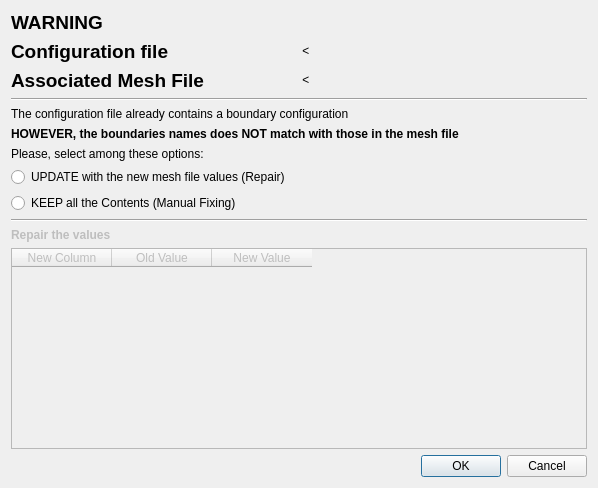
<?xml version="1.0" encoding="UTF-8"?>
<ui version="4.0">
 <class>WarningMultizoneDialog</class>
 <widget class="QDialog" name="WarningMultizoneDialog">
  <property name="geometry">
   <rect>
    <x>0</x>
    <y>0</y>
    <width>598</width>
    <height>488</height>
   </rect>
  </property>
  <property name="windowTitle">
   <string>Warning: Inconsistent Values</string>
  </property>
  <layout class="QVBoxLayout" name="verticalLayout_6">
   <item>
    <widget class="QLabel" name="label">
     <property name="sizePolicy">
      <sizepolicy hsizetype="Preferred" vsizetype="Fixed">
       <horstretch>0</horstretch>
       <verstretch>0</verstretch>
      </sizepolicy>
     </property>
     <property name="font">
      <font>
       <pointsize>14</pointsize>
       <weight>75</weight>
       <bold>true</bold>
      </font>
     </property>
     <property name="text">
      <string>WARNING</string>
     </property>
    </widget>
   </item>
   <item>
    <layout class="QVBoxLayout" name="verticalLayout_3">
     <item>
      <layout class="QHBoxLayout" name="horizontalLayout">
       <item>
        <widget class="QLabel" name="label_2">
         <property name="sizePolicy">
          <sizepolicy hsizetype="Preferred" vsizetype="Fixed">
           <horstretch>0</horstretch>
           <verstretch>0</verstretch>
          </sizepolicy>
         </property>
         <property name="font">
          <font>
           <pointsize>14</pointsize>
           <weight>75</weight>
           <bold>true</bold>
          </font>
         </property>
         <property name="text">
          <string>Configuration file</string>
         </property>
        </widget>
       </item>
       <item>
        <widget class="QLabel" name="configFileName">
         <property name="sizePolicy">
          <sizepolicy hsizetype="Preferred" vsizetype="Fixed">
           <horstretch>0</horstretch>
           <verstretch>0</verstretch>
          </sizepolicy>
         </property>
         <property name="font">
          <font>
           <italic>true</italic>
          </font>
         </property>
         <property name="text">
          <string>&lt;&lt;Name of the file</string>
         </property>
        </widget>
       </item>
      </layout>
     </item>
     <item>
      <layout class="QHBoxLayout" name="horizontalLayout_2">
       <item>
        <widget class="QLabel" name="label_5">
         <property name="sizePolicy">
          <sizepolicy hsizetype="Preferred" vsizetype="Fixed">
           <horstretch>0</horstretch>
           <verstretch>0</verstretch>
          </sizepolicy>
         </property>
         <property name="font">
          <font>
           <pointsize>14</pointsize>
           <weight>75</weight>
           <bold>true</bold>
          </font>
         </property>
         <property name="text">
          <string>Associated Mesh File</string>
         </property>
        </widget>
       </item>
       <item>
        <widget class="QLabel" name="meshFileName">
         <property name="sizePolicy">
          <sizepolicy hsizetype="Preferred" vsizetype="Fixed">
           <horstretch>0</horstretch>
           <verstretch>0</verstretch>
          </sizepolicy>
         </property>
         <property name="font">
          <font>
           <italic>true</italic>
          </font>
         </property>
         <property name="text">
          <string>&lt;&lt;Name of the file</string>
         </property>
        </widget>
       </item>
      </layout>
     </item>
    </layout>
   </item>
   <item>
    <widget class="Line" name="line">
     <property name="orientation">
      <enum>Qt::Horizontal</enum>
     </property>
    </widget>
   </item>
   <item>
    <layout class="QVBoxLayout" name="verticalLayout_4">
     <item>
      <layout class="QVBoxLayout" name="verticalLayout">
       <item>
        <widget class="QLabel" name="label_4">
         <property name="sizePolicy">
          <sizepolicy hsizetype="Preferred" vsizetype="Fixed">
           <horstretch>0</horstretch>
           <verstretch>0</verstretch>
          </sizepolicy>
         </property>
         <property name="text">
          <string>The configuration file already contains a boundary configuration</string>
         </property>
        </widget>
       </item>
       <item>
        <widget class="QLabel" name="label_7">
         <property name="sizePolicy">
          <sizepolicy hsizetype="Preferred" vsizetype="Fixed">
           <horstretch>0</horstretch>
           <verstretch>0</verstretch>
          </sizepolicy>
         </property>
         <property name="font">
          <font>
           <weight>75</weight>
           <bold>true</bold>
          </font>
         </property>
         <property name="text">
          <string>HOWEVER, the boundaries names does NOT match with those in the mesh file</string>
         </property>
        </widget>
       </item>
      </layout>
     </item>
     <item>
      <layout class="QVBoxLayout" name="verticalLayout_2">
       <item>
        <widget class="QLabel" name="label_8">
         <property name="sizePolicy">
          <sizepolicy hsizetype="Preferred" vsizetype="Fixed">
           <horstretch>0</horstretch>
           <verstretch>0</verstretch>
          </sizepolicy>
         </property>
         <property name="text">
          <string>Please, select among these options:</string>
         </property>
        </widget>
       </item>
       <item>
        <widget class="QRadioButton" name="updateRadioButton">
         <property name="text">
          <string>UPDATE with the new mesh file values (Repair)</string>
         </property>
        </widget>
       </item>
       <item>
        <widget class="QRadioButton" name="keepRadioButton">
         <property name="text">
          <string>KEEP all the Contents (Manual Fixing)</string>
         </property>
        </widget>
       </item>
      </layout>
     </item>
    </layout>
   </item>
   <item>
    <widget class="Line" name="line_3">
     <property name="orientation">
      <enum>Qt::Horizontal</enum>
     </property>
    </widget>
   </item>
   <item>
    <layout class="QVBoxLayout" name="verticalLayout_5">
     <item>
      <widget class="QLabel" name="repairLabel">
       <property name="enabled">
        <bool>false</bool>
       </property>
       <property name="font">
        <font>
         <weight>75</weight>
         <bold>true</bold>
        </font>
       </property>
       <property name="text">
        <string>Repair the values</string>
       </property>
      </widget>
     </item>
     <item>
      <widget class="QTableWidget" name="repairMeshValuesTable">
       <property name="enabled">
        <bool>false</bool>
       </property>
       <column>
        <property name="text">
         <string>New Column</string>
        </property>
       </column>
       <column>
        <property name="text">
         <string>Old Value</string>
        </property>
       </column>
       <column>
        <property name="text">
         <string>New Value</string>
        </property>
       </column>
      </widget>
     </item>
    </layout>
   </item>
   <item>
    <widget class="QDialogButtonBox" name="buttonBox">
     <property name="orientation">
      <enum>Qt::Horizontal</enum>
     </property>
     <property name="standardButtons">
      <set>QDialogButtonBox::Cancel|QDialogButtonBox::Ok</set>
     </property>
    </widget>
   </item>
  </layout>
 </widget>
 <resources/>
 <connections>
  <connection>
   <sender>buttonBox</sender>
   <signal>accepted()</signal>
   <receiver>WarningMultizoneDialog</receiver>
   <slot>accept()</slot>
   <hints>
    <hint type="sourcelabel">
     <x>248</x>
     <y>254</y>
    </hint>
    <hint type="destinationlabel">
     <x>157</x>
     <y>274</y>
    </hint>
   </hints>
  </connection>
  <connection>
   <sender>buttonBox</sender>
   <signal>rejected()</signal>
   <receiver>WarningMultizoneDialog</receiver>
   <slot>reject()</slot>
   <hints>
    <hint type="sourcelabel">
     <x>316</x>
     <y>260</y>
    </hint>
    <hint type="destinationlabel">
     <x>286</x>
     <y>274</y>
    </hint>
   </hints>
  </connection>
 </connections>
</ui>
